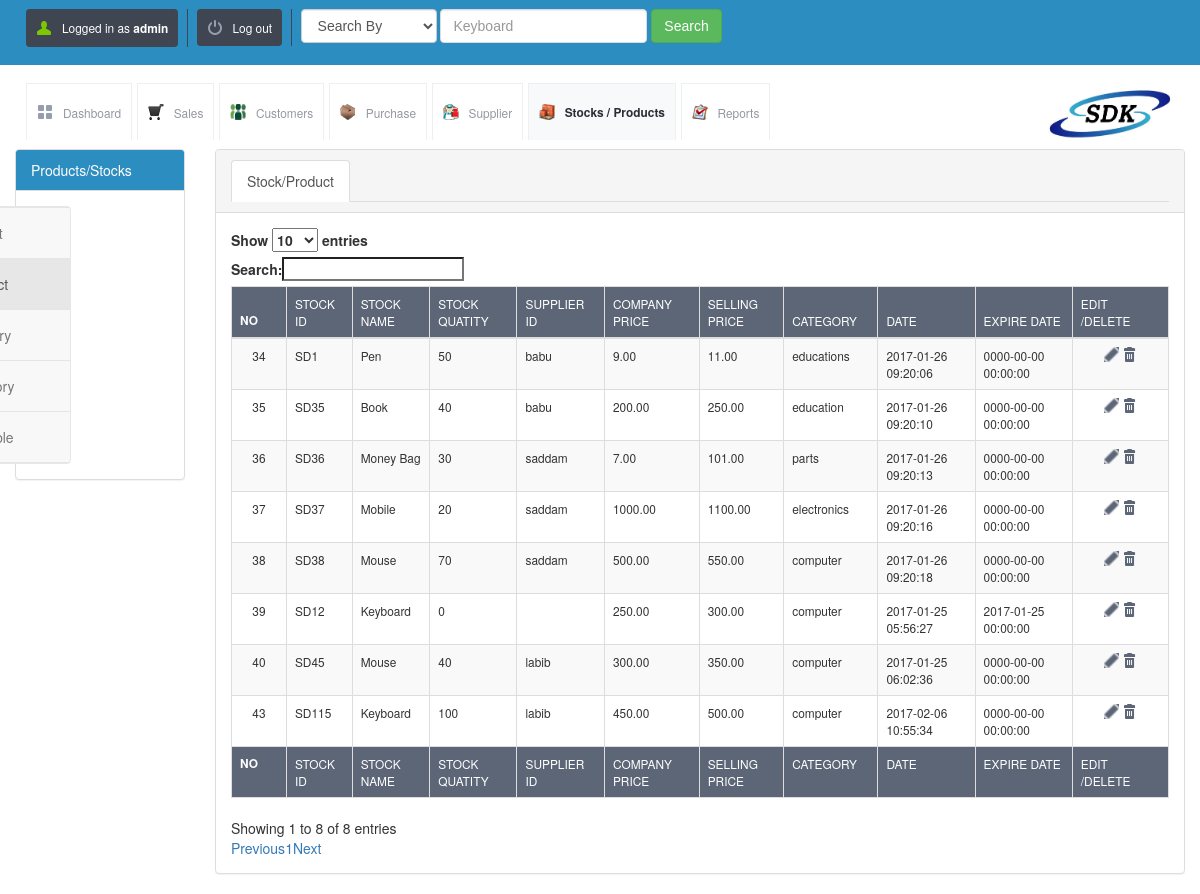
The app's page /view_product.php (signed in), older data.
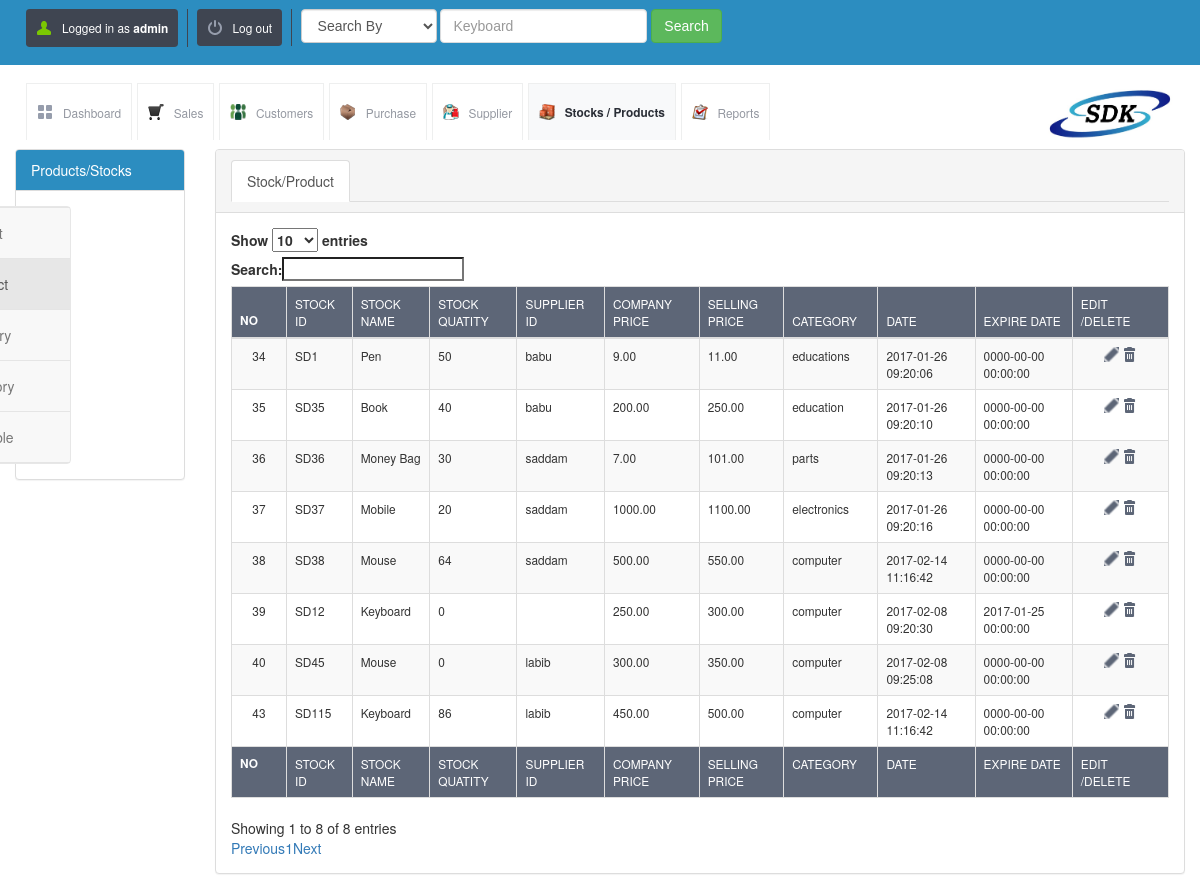
The same page, newer data.
### tables this page shows
CREATE TABLE `stock_details` (
  `id` int(10) UNSIGNED NOT NULL,
  `stock_id` varchar(120) NOT NULL,
  `stock_name` varchar(120) NOT NULL,
  `stock_quantity` int(11) NOT NULL,
  `supplier_id` varchar(250) NOT NULL,
  `company_price` decimal(10,2) NOT NULL,
  `selling_price` decimal(10,2) NOT NULL,
  `category` varchar(120) NOT NULL,
  `date` timestamp NOT NULL DEFAULT CURRENT_TIMESTAMP ON UPDATE CURRENT_TIMESTAMP,
  `expire_date` datetime NOT NULL
);

### config.php (called while the page is built)
<?php $config["database"] = "SDK"; $config["host"]= "localhost";$config["username"]= "root"; $config["password"]= "";?>

### lib/db.class.php (called while the page is built, shortened)
<?php
  class DB
  {
    function DB($base, $server, $user, $pass)
    {
      $this->connection = mysqli_connect($server, $user, $pass, $base);
    }
    function getMicroTime()
    {
      list($msec, $sec) = explode(' ', microtime());
      return floor($sec / 1000) + $msec;
    }
  }
?>

### init.php (called while the page is built, shortened)
<?php
include("lib/db.class.php");
$db = new DB($config['database'], $config['host'], $config['username'], $config['password']);
?>

### view_product.php (the view, shortened to what this page needs)
<?php include("master_head.php"); ?>
<div class="container-fluid">
    <div class="row">
           <div class="col-md-2">
            <div class="panel panel-default">
              <div class="panel-heading epanel">Products/Stocks</div>
              <div class="panel-body">
              <nav class="navbar navbar-default sidebar" role="navigation">
                <div class="collapse navbar-collapse" id="bs-sidebar-navbar-collapse-1">
                  <ul class="nav navbar-nav">
                      <li><a href="add_stock.php">Add Stock/Product</a></li>
                      <li class="active"><a href="view_product.php">View Stock/Product</a></li>
                      <li><a href="add_category.php">Add Stock Category</a></li>
                      <li><a href="view_category.php">view Stock Category</a></li>
                      <li><a href="view_stock_availability.php">view Stock Available</a></li>
                  </ul>
                </div>
            </nav>
              </div>
            </div>
        </div>
        <div class="col-md-10">
        <div class="panel panel-default">
              <div class="panel-heading">
              <ul class="nav nav-tabs" role="tablist">
                  <li class="active">
                    <a href="#products" role="tab" data-toggle="tab">Stock/Product</a>
                  </li>
                </ul>
              </div>
              <div class="panel-body">
               <div class="tab-content">
                  <div class="tab-pane active" id="products">
                <table id="example" class="table table-striped table-bordered dt-responsive nowrap" cellspacing="0" width="100%">
                <thead>
                <tr>
                    <th>No</th>
                    <th>stock id</th>
                    <th>stock name</th>
                    <th>stock quatity</th>
                    <th>supplier id</th>
                    <th>company price</th>
                    <th>selling price</th>
                    <th>category</th>
                    <th>date</th>
                    <th>expire date</th>
                    <th>Edit /Delete</th>
                </tr>
                </thead>
                <tfoot>
                <tr>
                    <th>No</th>
                    <th>stock id</th>
                    <th>stock name</th>
                    <th>stock quatity</th>
                    <th>supplier id</th>
                    <th>company price</th>
                    <th>selling price</th>
                    <th>category</th>
                    <th>date</th>
                    <th>expire date</th>
                    <th>Edit /Delete</th>
                </tr>
                </tfoot>
                <tbody>
                    <?php
                    $sql = "SELECT * FROM stock_details";
                    $result = mysqli_query($db->connection, $sql);
                    while ($row = mysqli_fetch_array($result)) {
                        ?>
                    <tr>
                        <td><?php echo $row['id']; ?></td>
                        <td><?php echo $row['stock_id']; ?></td>
                        <td><?php echo $row['stock_name']; ?></td>
                        <td><?php echo $row['stock_quantity']; ?></td>
                        <td><?php echo $row['supplier_id']; ?></td>
                        <td><?php echo $row['company_price']; ?></td>
                        <td><?php echo $row['selling_price']; ?></td>
                        <td><?php echo $row['category']; ?></td>
                        <td><?php echo $row['date']; ?></td>
                        <td><?php echo $row['expire_date']; ?></td>
                        <td>
                            <a href="update_stock.php?sid=<?php echo $row['id']; ?>&table=stock_details"
                               class="table-actions-button ic-table-edit">
                            </a>
                            <a onclick="return confirmSubmit()"
                               href="delete.php?id=<?php echo $row['id']; ?>&table=stock_details"
                               class="table-actions-button ic-table-delete">
                            </a>
                        </td>
                    </tr>
                    <?php  } ?>
                    </tbody>
                    </table>
                  </div>
                </div>
              </div>
            </div>
        </div>
    </div>
</div>
</body>
</html>

Row changes from the older to the newer data that the page shows:
changed stock_details "SD38": stock_quantity "70" → "64"; date "2017-01-26 09:20:18" → "2017-02-14 11:16:42"
changed stock_details "SD12": date "2017-01-25 05:56:27" → "2017-02-08 09:20:30"
changed stock_details "SD45": stock_quantity "40" → "0"; date "2017-01-25 06:02:36" → "2017-02-08 09:25:08"
changed stock_details "SD115": stock_quantity "100" → "86"; date "2017-02-06 10:55:34" → "2017-02-14 11:16:42"
